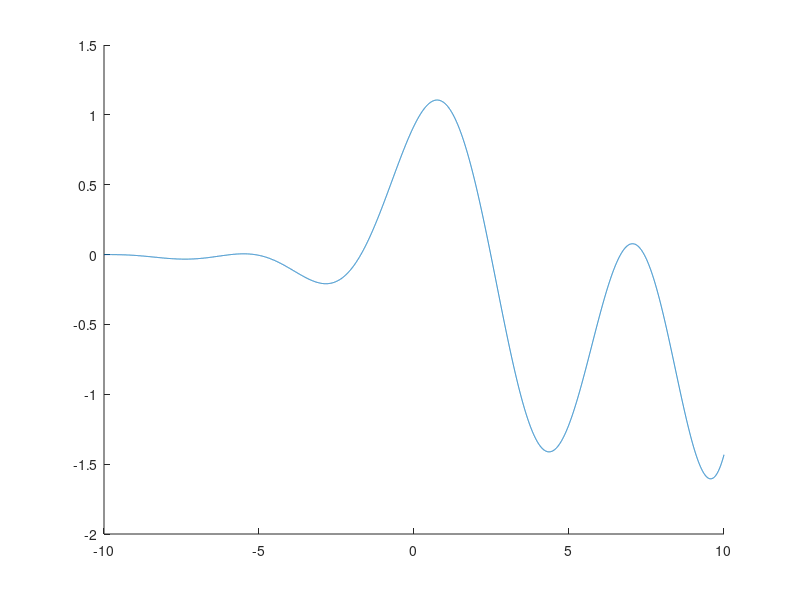

This chart was generated by the following MATLAB code:
x = linspace(-10,10,10000)';

X = cell(4,1);
Y = cell(4,1);

for ll = 1:4
    X{ll} = ceil(10000*rand(220,1));
    X{ll} = sort(X{ll},'ascend');
    X{ll} = unique(X{ll});
    X{ll} = X{ll}(1:200);
    X{ll} = x(X{ll})';
end

mu = (x/10+1).^2.*(cos(x/2)+sin(x+1))/2;

figure;
hold on;
plot(x,mu);